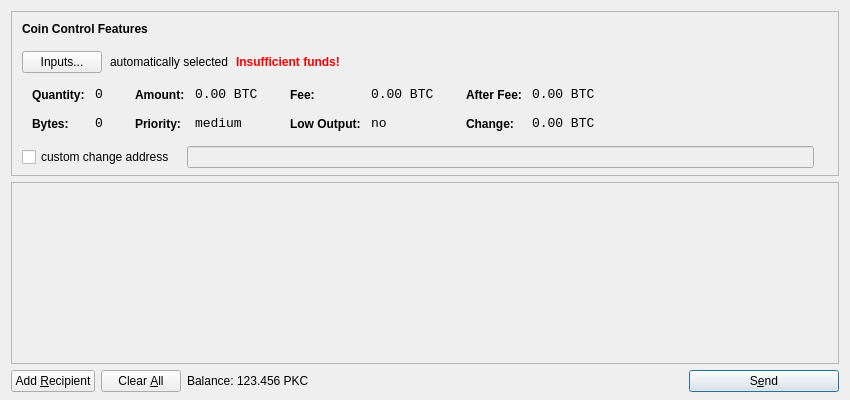
<?xml version="1.0" encoding="UTF-8"?>
<ui version="4.0">
 <class>SendCoinsDialog</class>
 <widget class="QDialog" name="SendCoinsDialog">
  <property name="geometry">
   <rect>
    <x>0</x>
    <y>0</y>
    <width>850</width>
    <height>400</height>
   </rect>
  </property>
  <property name="windowTitle">
   <string>Send Coins</string>
  </property>
  <layout class="QVBoxLayout" name="verticalLayout" stretch="0,1,0">
   <property name="bottomMargin">
    <number>8</number>
   </property>
   <item>
    <widget class="QFrame" name="frameCoinControl">
     <property name="sizePolicy">
      <sizepolicy hsizetype="Expanding" vsizetype="Expanding">
       <horstretch>0</horstretch>
       <verstretch>0</verstretch>
      </sizepolicy>
     </property>
     <property name="maximumSize">
      <size>
       <width>16777215</width>
       <height>16777215</height>
      </size>
     </property>
     <property name="frameShape">
      <enum>QFrame::StyledPanel</enum>
     </property>
     <property name="frameShadow">
      <enum>QFrame::Sunken</enum>
     </property>
     <layout class="QVBoxLayout" name="verticalLayoutCoinControl2">
      <property name="spacing">
       <number>-1</number>
      </property>
      <property name="leftMargin">
       <number>0</number>
      </property>
      <property name="topMargin">
       <number>0</number>
      </property>
      <property name="rightMargin">
       <number>0</number>
      </property>
      <property name="bottomMargin">
       <number>6</number>
      </property>
      <item>
       <layout class="QVBoxLayout" name="verticalLayoutCoinControl" stretch="0,0,0,0,1">
        <property name="spacing">
         <number>0</number>
        </property>
        <property name="leftMargin">
         <number>10</number>
        </property>
        <property name="topMargin">
         <number>10</number>
        </property>
        <item>
         <layout class="QHBoxLayout" name="horizontalLayoutCoinControl1">
          <property name="bottomMargin">
           <number>15</number>
          </property>
          <item>
           <widget class="QLabel" name="labelCoinControlFeatures">
            <property name="sizePolicy">
             <sizepolicy hsizetype="Preferred" vsizetype="Maximum">
              <horstretch>0</horstretch>
              <verstretch>0</verstretch>
             </sizepolicy>
            </property>
            <property name="font">
             <font>
              <weight>75</weight>
              <bold>true</bold>
             </font>
            </property>
            <property name="styleSheet">
             <string notr="true">font-weight:bold;</string>
            </property>
            <property name="text">
             <string>Coin Control Features</string>
            </property>
           </widget>
          </item>
         </layout>
        </item>
        <item>
         <layout class="QHBoxLayout" name="horizontalLayoutCoinControl2" stretch="0,0,0,0">
          <property name="spacing">
           <number>8</number>
          </property>
          <property name="bottomMargin">
           <number>10</number>
          </property>
          <item>
           <widget class="QPushButton" name="pushButtonCoinControl">
            <property name="styleSheet">
             <string notr="true"/>
            </property>
            <property name="text">
             <string>Inputs...</string>
            </property>
           </widget>
          </item>
          <item>
           <widget class="QLabel" name="labelCoinControlAutomaticallySelected">
            <property name="text">
             <string>automatically selected</string>
            </property>
            <property name="margin">
             <number>5</number>
            </property>
           </widget>
          </item>
          <item>
           <widget class="QLabel" name="labelCoinControlInsuffFunds">
            <property name="font">
             <font>
              <weight>75</weight>
              <bold>true</bold>
             </font>
            </property>
            <property name="styleSheet">
             <string notr="true">color:red;font-weight:bold;</string>
            </property>
            <property name="text">
             <string>Insufficient funds!</string>
            </property>
            <property name="margin">
             <number>5</number>
            </property>
           </widget>
          </item>
          <item>
           <spacer name="horizontalSpacerCoinControl">
            <property name="orientation">
             <enum>Qt::Horizontal</enum>
            </property>
            <property name="sizeHint" stdset="0">
             <size>
              <width>40</width>
              <height>1</height>
             </size>
            </property>
           </spacer>
          </item>
         </layout>
        </item>
        <item>
         <widget class="QWidget" name="widgetCoinControl" native="true">
          <property name="sizePolicy">
           <sizepolicy hsizetype="Preferred" vsizetype="Preferred">
            <horstretch>0</horstretch>
            <verstretch>0</verstretch>
           </sizepolicy>
          </property>
          <property name="minimumSize">
           <size>
            <width>0</width>
            <height>0</height>
           </size>
          </property>
          <property name="styleSheet">
           <string notr="true"/>
          </property>
          <layout class="QHBoxLayout" name="horizontalLayoutCoinControl5">
           <property name="margin">
            <number>0</number>
           </property>
           <item>
            <layout class="QHBoxLayout" name="horizontalLayoutCoinControl3" stretch="0,0,0,1">
             <property name="spacing">
              <number>20</number>
             </property>
             <property name="topMargin">
              <number>0</number>
             </property>
             <property name="bottomMargin">
              <number>10</number>
             </property>
             <item>
              <layout class="QFormLayout" name="formLayoutCoinControl1">
               <property name="horizontalSpacing">
                <number>10</number>
               </property>
               <property name="verticalSpacing">
                <number>14</number>
               </property>
               <property name="leftMargin">
                <number>10</number>
               </property>
               <property name="topMargin">
                <number>4</number>
               </property>
               <property name="rightMargin">
                <number>6</number>
               </property>
               <item row="0" column="0">
                <widget class="QLabel" name="labelCoinControlQuantityText">
                 <property name="styleSheet">
                  <string notr="true">font-weight:bold;</string>
                 </property>
                 <property name="text">
                  <string>Quantity:</string>
                 </property>
                 <property name="margin">
                  <number>0</number>
                 </property>
                </widget>
               </item>
               <item row="0" column="1">
                <widget class="QLabel" name="labelCoinControlQuantity">
                 <property name="font">
                  <font>
                   <family>Monospace</family>
                   <pointsize>10</pointsize>
                  </font>
                 </property>
                 <property name="cursor">
                  <cursorShape>IBeamCursor</cursorShape>
                 </property>
                 <property name="contextMenuPolicy">
                  <enum>Qt::ActionsContextMenu</enum>
                 </property>
                 <property name="text">
                  <string notr="true">0</string>
                 </property>
                 <property name="margin">
                  <number>0</number>
                 </property>
                 <property name="textInteractionFlags">
                  <set>Qt::LinksAccessibleByMouse|Qt::TextSelectableByKeyboard|Qt::TextSelectableByMouse</set>
                 </property>
                </widget>
               </item>
               <item row="1" column="0">
                <widget class="QLabel" name="labelCoinControlBytesText">
                 <property name="styleSheet">
                  <string notr="true">font-weight:bold;</string>
                 </property>
                 <property name="text">
                  <string>Bytes:</string>
                 </property>
                </widget>
               </item>
               <item row="1" column="1">
                <widget class="QLabel" name="labelCoinControlBytes">
                 <property name="font">
                  <font>
                   <family>Monospace</family>
                   <pointsize>10</pointsize>
                  </font>
                 </property>
                 <property name="cursor">
                  <cursorShape>IBeamCursor</cursorShape>
                 </property>
                 <property name="contextMenuPolicy">
                  <enum>Qt::ActionsContextMenu</enum>
                 </property>
                 <property name="text">
                  <string notr="true">0</string>
                 </property>
                 <property name="textInteractionFlags">
                  <set>Qt::LinksAccessibleByMouse|Qt::TextSelectableByKeyboard|Qt::TextSelectableByMouse</set>
                 </property>
                </widget>
               </item>
              </layout>
             </item>
             <item>
              <layout class="QFormLayout" name="formLayoutCoinControl2">
               <property name="horizontalSpacing">
                <number>10</number>
               </property>
               <property name="verticalSpacing">
                <number>14</number>
               </property>
               <property name="leftMargin">
                <number>6</number>
               </property>
               <property name="topMargin">
                <number>4</number>
               </property>
               <property name="rightMargin">
                <number>6</number>
               </property>
               <item row="0" column="0">
                <widget class="QLabel" name="labelCoinControlAmountText">
                 <property name="styleSheet">
                  <string notr="true">font-weight:bold;</string>
                 </property>
                 <property name="text">
                  <string>Amount:</string>
                 </property>
                 <property name="margin">
                  <number>0</number>
                 </property>
                </widget>
               </item>
               <item row="0" column="1">
                <widget class="QLabel" name="labelCoinControlAmount">
                 <property name="font">
                  <font>
                   <family>Monospace</family>
                   <pointsize>10</pointsize>
                  </font>
                 </property>
                 <property name="cursor">
                  <cursorShape>IBeamCursor</cursorShape>
                 </property>
                 <property name="contextMenuPolicy">
                  <enum>Qt::ActionsContextMenu</enum>
                 </property>
                 <property name="text">
                  <string notr="true">0.00 BTC</string>
                 </property>
                 <property name="textInteractionFlags">
                  <set>Qt::LinksAccessibleByMouse|Qt::TextSelectableByKeyboard|Qt::TextSelectableByMouse</set>
                 </property>
                </widget>
               </item>
               <item row="1" column="0">
                <widget class="QLabel" name="labelCoinControlPriorityText">
                 <property name="styleSheet">
                  <string notr="true">font-weight:bold;</string>
                 </property>
                 <property name="text">
                  <string>Priority:</string>
                 </property>
                </widget>
               </item>
               <item row="1" column="1">
                <widget class="QLabel" name="labelCoinControlPriority">
                 <property name="font">
                  <font>
                   <family>Monospace</family>
                   <pointsize>10</pointsize>
                  </font>
                 </property>
                 <property name="cursor">
                  <cursorShape>IBeamCursor</cursorShape>
                 </property>
                 <property name="contextMenuPolicy">
                  <enum>Qt::ActionsContextMenu</enum>
                 </property>
                 <property name="text">
                  <string>medium</string>
                 </property>
                 <property name="textInteractionFlags">
                  <set>Qt::LinksAccessibleByMouse|Qt::TextSelectableByKeyboard|Qt::TextSelectableByMouse</set>
                 </property>
                </widget>
               </item>
              </layout>
             </item>
             <item>
              <layout class="QFormLayout" name="formLayoutCoinControl3">
               <property name="horizontalSpacing">
                <number>10</number>
               </property>
               <property name="verticalSpacing">
                <number>14</number>
               </property>
               <property name="leftMargin">
                <number>6</number>
               </property>
               <property name="topMargin">
                <number>4</number>
               </property>
               <property name="rightMargin">
                <number>6</number>
               </property>
               <item row="0" column="0">
                <widget class="QLabel" name="labelCoinControlFeeText">
                 <property name="styleSheet">
                  <string notr="true">font-weight:bold;</string>
                 </property>
                 <property name="text">
                  <string>Fee:</string>
                 </property>
                 <property name="margin">
                  <number>0</number>
                 </property>
                </widget>
               </item>
               <item row="0" column="1">
                <widget class="QLabel" name="labelCoinControlFee">
                 <property name="font">
                  <font>
                   <family>Monospace</family>
                   <pointsize>10</pointsize>
                  </font>
                 </property>
                 <property name="cursor">
                  <cursorShape>IBeamCursor</cursorShape>
                 </property>
                 <property name="contextMenuPolicy">
                  <enum>Qt::ActionsContextMenu</enum>
                 </property>
                 <property name="text">
                  <string notr="true">0.00 BTC</string>
                 </property>
                 <property name="textInteractionFlags">
                  <set>Qt::LinksAccessibleByMouse|Qt::TextSelectableByKeyboard|Qt::TextSelectableByMouse</set>
                 </property>
                </widget>
               </item>
               <item row="1" column="0">
                <widget class="QLabel" name="labelCoinControlLowOutputText">
                 <property name="styleSheet">
                  <string notr="true">font-weight:bold;</string>
                 </property>
                 <property name="text">
                  <string>Low Output:</string>
                 </property>
                </widget>
               </item>
               <item row="1" column="1">
                <widget class="QLabel" name="labelCoinControlLowOutput">
                 <property name="font">
                  <font>
                   <family>Monospace</family>
                   <pointsize>10</pointsize>
                  </font>
                 </property>
                 <property name="cursor">
                  <cursorShape>IBeamCursor</cursorShape>
                 </property>
                 <property name="contextMenuPolicy">
                  <enum>Qt::ActionsContextMenu</enum>
                 </property>
                 <property name="text">
                  <string>no</string>
                 </property>
                 <property name="textInteractionFlags">
                  <set>Qt::LinksAccessibleByMouse|Qt::TextSelectableByKeyboard|Qt::TextSelectableByMouse</set>
                 </property>
                </widget>
               </item>
              </layout>
             </item>
             <item>
              <layout class="QFormLayout" name="formLayoutCoinControl4">
               <property name="horizontalSpacing">
                <number>10</number>
               </property>
               <property name="verticalSpacing">
                <number>14</number>
               </property>
               <property name="leftMargin">
                <number>6</number>
               </property>
               <property name="topMargin">
                <number>4</number>
               </property>
               <property name="rightMargin">
                <number>6</number>
               </property>
               <item row="0" column="0">
                <widget class="QLabel" name="labelCoinControlAfterFeeText">
                 <property name="styleSheet">
                  <string notr="true">font-weight:bold;</string>
                 </property>
                 <property name="text">
                  <string>After Fee:</string>
                 </property>
                 <property name="margin">
                  <number>0</number>
                 </property>
                </widget>
               </item>
               <item row="0" column="1">
                <widget class="QLabel" name="labelCoinControlAfterFee">
                 <property name="font">
                  <font>
                   <family>Monospace</family>
                   <pointsize>10</pointsize>
                  </font>
                 </property>
                 <property name="cursor">
                  <cursorShape>IBeamCursor</cursorShape>
                 </property>
                 <property name="contextMenuPolicy">
                  <enum>Qt::ActionsContextMenu</enum>
                 </property>
                 <property name="text">
                  <string notr="true">0.00 BTC</string>
                 </property>
                 <property name="textInteractionFlags">
                  <set>Qt::LinksAccessibleByMouse|Qt::TextSelectableByKeyboard|Qt::TextSelectableByMouse</set>
                 </property>
                </widget>
               </item>
               <item row="1" column="0">
                <widget class="QLabel" name="labelCoinControlChangeText">
                 <property name="styleSheet">
                  <string notr="true">font-weight:bold;</string>
                 </property>
                 <property name="text">
                  <string>Change:</string>
                 </property>
                </widget>
               </item>
               <item row="1" column="1">
                <widget class="QLabel" name="labelCoinControlChange">
                 <property name="font">
                  <font>
                   <family>Monospace</family>
                   <pointsize>10</pointsize>
                  </font>
                 </property>
                 <property name="cursor">
                  <cursorShape>IBeamCursor</cursorShape>
                 </property>
                 <property name="contextMenuPolicy">
                  <enum>Qt::ActionsContextMenu</enum>
                 </property>
                 <property name="text">
                  <string notr="true">0.00 BTC</string>
                 </property>
                 <property name="textInteractionFlags">
                  <set>Qt::LinksAccessibleByMouse|Qt::TextSelectableByKeyboard|Qt::TextSelectableByMouse</set>
                 </property>
                </widget>
               </item>
              </layout>
             </item>
            </layout>
           </item>
          </layout>
         </widget>
        </item>
        <item>
         <layout class="QHBoxLayout" name="horizontalLayoutCoinControl4" stretch="0,0,0">
          <property name="spacing">
           <number>12</number>
          </property>
          <property name="sizeConstraint">
           <enum>QLayout::SetDefaultConstraint</enum>
          </property>
          <property name="topMargin">
           <number>5</number>
          </property>
          <property name="rightMargin">
           <number>5</number>
          </property>
          <item>
           <widget class="QCheckBox" name="checkBoxCoinControlChange">
            <property name="text">
             <string>custom change address</string>
            </property>
           </widget>
          </item>
          <item>
           <widget class="QLineEdit" name="lineEditCoinControlChange">
            <property name="enabled">
             <bool>false</bool>
            </property>
            <property name="sizePolicy">
             <sizepolicy hsizetype="Expanding" vsizetype="Fixed">
              <horstretch>0</horstretch>
              <verstretch>0</verstretch>
             </sizepolicy>
            </property>
           </widget>
          </item>
          <item>
           <widget class="QLabel" name="labelCoinControlChangeLabel">
            <property name="sizePolicy">
             <sizepolicy hsizetype="Preferred" vsizetype="Expanding">
              <horstretch>0</horstretch>
              <verstretch>0</verstretch>
             </sizepolicy>
            </property>
            <property name="minimumSize">
             <size>
              <width>0</width>
              <height>0</height>
             </size>
            </property>
            <property name="text">
             <string/>
            </property>
            <property name="margin">
             <number>3</number>
            </property>
           </widget>
          </item>
         </layout>
        </item>
        <item>
         <spacer name="verticalSpacerCoinControl">
          <property name="orientation">
           <enum>Qt::Vertical</enum>
          </property>
          <property name="sizeHint" stdset="0">
           <size>
            <width>800</width>
            <height>1</height>
           </size>
          </property>
         </spacer>
        </item>
       </layout>
      </item>
     </layout>
    </widget>
   </item>
   <item>
    <widget class="QScrollArea" name="scrollArea">
     <property name="widgetResizable">
      <bool>true</bool>
     </property>
     <widget class="QWidget" name="scrollAreaWidgetContents">
      <property name="geometry">
       <rect>
        <x>0</x>
        <y>0</y>
        <width>830</width>
        <height>165</height>
       </rect>
      </property>
      <layout class="QVBoxLayout" name="verticalLayout_2">
       <property name="margin">
        <number>0</number>
       </property>
       <item>
        <layout class="QVBoxLayout" name="entries">
         <property name="spacing">
          <number>6</number>
         </property>
        </layout>
       </item>
       <item>
        <spacer name="verticalSpacer">
         <property name="orientation">
          <enum>Qt::Vertical</enum>
         </property>
         <property name="sizeHint" stdset="0">
          <size>
           <width>20</width>
           <height>40</height>
          </size>
         </property>
        </spacer>
       </item>
      </layout>
     </widget>
    </widget>
   </item>
   <item>
    <layout class="QHBoxLayout" name="horizontalLayout">
     <item>
      <widget class="QPushButton" name="addButton">
       <property name="toolTip">
        <string>Send to multiple recipients at once</string>
       </property>
       <property name="text">
        <string>Add &amp;Recipient</string>
       </property>
       <property name="icon">
        <iconset resource="../bitcoin.qrc">
         <normaloff>:/icons/add</normaloff>:/icons/add</iconset>
       </property>
       <property name="autoDefault">
        <bool>false</bool>
       </property>
      </widget>
     </item>
     <item>
      <widget class="QPushButton" name="clearButton">
       <property name="sizePolicy">
        <sizepolicy hsizetype="Minimum" vsizetype="Fixed">
         <horstretch>0</horstretch>
         <verstretch>0</verstretch>
        </sizepolicy>
       </property>
       <property name="toolTip">
        <string>Remove all transaction fields</string>
       </property>
       <property name="text">
        <string>Clear &amp;All</string>
       </property>
       <property name="icon">
        <iconset resource="../bitcoin.qrc">
         <normaloff>:/icons/remove</normaloff>:/icons/remove</iconset>
       </property>
       <property name="autoRepeatDelay">
        <number>300</number>
       </property>
       <property name="autoDefault">
        <bool>false</bool>
       </property>
      </widget>
     </item>
     <item>
      <layout class="QHBoxLayout" name="horizontalLayout_2">
       <property name="spacing">
        <number>3</number>
       </property>
       <item>
        <widget class="QLabel" name="label">
         <property name="text">
          <string>Balance:</string>
         </property>
        </widget>
       </item>
       <item>
        <widget class="QLabel" name="labelBalance">
         <property name="cursor">
          <cursorShape>IBeamCursor</cursorShape>
         </property>
         <property name="text">
          <string>123.456 PKC</string>
         </property>
         <property name="textInteractionFlags">
          <set>Qt::LinksAccessibleByMouse|Qt::TextSelectableByKeyboard|Qt::TextSelectableByMouse</set>
         </property>
        </widget>
       </item>
      </layout>
     </item>
     <item>
      <spacer name="horizontalSpacer">
       <property name="orientation">
        <enum>Qt::Horizontal</enum>
       </property>
       <property name="sizeHint" stdset="0">
        <size>
         <width>40</width>
         <height>20</height>
        </size>
       </property>
      </spacer>
     </item>
     <item>
      <widget class="QPushButton" name="sendButton">
       <property name="minimumSize">
        <size>
         <width>150</width>
         <height>0</height>
        </size>
       </property>
       <property name="toolTip">
        <string>Confirm the send action</string>
       </property>
       <property name="text">
        <string>S&amp;end</string>
       </property>
       <property name="icon">
        <iconset resource="../bitcoin.qrc">
         <normaloff>:/icons/send</normaloff>:/icons/send</iconset>
       </property>
       <property name="default">
        <bool>true</bool>
       </property>
      </widget>
     </item>
    </layout>
   </item>
  </layout>
 </widget>
 <resources>
  <include location="../bitcoin.qrc"/>
 </resources>
 <connections/>
</ui>
